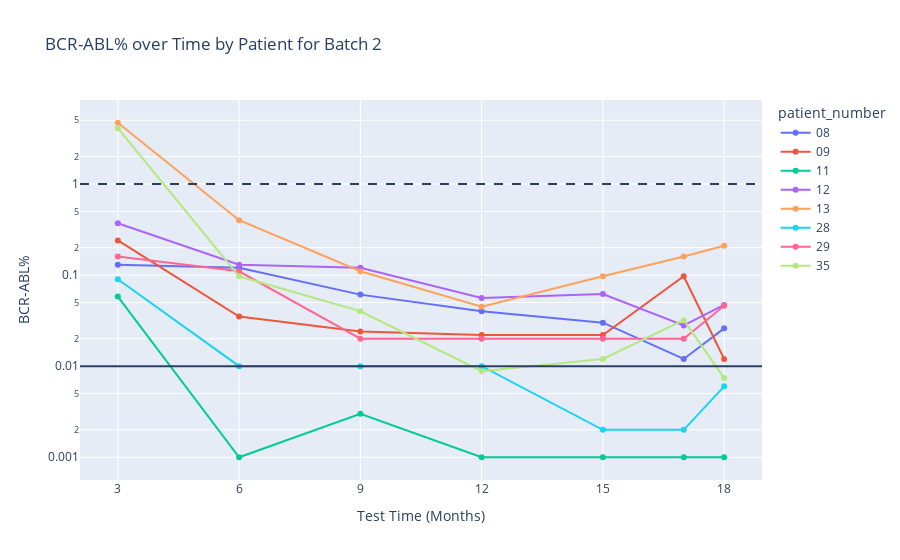

The cell this chart's notebook holds for it:
### Code cell
figures[2].show()

### Figure 1 — Plotly figure (JSON) as saved in the notebook; plotly's stock layout.template omitted (floating-point values rounded to 4 significant figures)
{"data": [{"connectgaps": true, "hovertemplate": "patient_number=08<br>month=%{x}<br>BCRABL=%{y}<extra></extra>", "legendgroup": "08", "line": {"color": "#636efa", "dash": "solid"}, "marker": {"symbol": "circle"}, "mode": "markers+lines", "name": "08", "orientation": "v", "showlegend": true, "type": "scatter", "x": [3, 6, 9, 12, 15, 17, 18], "xaxis": "x", "y": [0.13, 0.12, 0.061, 0.04, 0.03, 0.012, 0.026], "yaxis": "y"}, {"connectgaps": true, "hovertemplate": "patient_number=09<br>month=%{x}<br>BCRABL=%{y}<extra></extra>", "legendgroup": "09", "line": {"color": "#EF553B", "dash": "solid"}, "marker": {"symbol": "circle"}, "mode": "markers+lines", "name": "09", "orientation": "v", "showlegend": true, "type": "scatter", "x": [3, 6, 9, 12, 15, 17, 18], "xaxis": "x", "y": [0.24, 0.035, 0.024, 0.022, 0.022, 0.097, 0.012], "yaxis": "y"}, {"connectgaps": true, "hovertemplate": "patient_number=11<br>month=%{x}<br>BCRABL=%{y}<extra></extra>", "legendgroup": "11", "line": {"color": "#00cc96", "dash": "solid"}, "marker": {"symbol": "circle"}, "mode": "markers+lines", "name": "11", "orientation": "v", "showlegend": true, "type": "scatter", "x": [3, 6, 9, 12, 15, 17, 18], "xaxis": "x", "y": [0.058, 0.001, 0.003, 0.001, 0.001, 0.001, 0.001], "yaxis": "y"}, {"connectgaps": true, "hovertemplate": "patient_number=12<br>month=%{x}<br>BCRABL=%{y}<extra></extra>", "legendgroup": "12", "line": {"color": "#ab63fa", "dash": "solid"}, "marker": {"symbol": "circle"}, "mode": "markers+lines", "name": "12", "orientation": "v", "showlegend": true, "type": "scatter", "x": [3, 6, 9, 12, 15, 17, 18], "xaxis": "x", "y": [0.37, 0.13, 0.12, 0.056, 0.062, 0.028, 0.047], "yaxis": "y"}, {"connectgaps": true, "hovertemplate": "patient_number=13<br>month=%{x}<br>BCRABL=%{y}<extra></extra>", "legendgroup": "13", "line": {"color": "#FFA15A", "dash": "solid"}, "marker": {"symbol": "circle"}, "mode": "markers+lines", "name": "13", "orientation": "v", "showlegend": true, "type": "scatter", "x": [3, 6, 9, 12, 15, 17, 18], "xaxis": "x", "y": [4.7, 0.4, 0.11, 0.045, 0.097, 0.16, 0.21], "yaxis": "y"}, {"connectgaps": true, "hovertemplate": "patient_number=28<br>month=%{x}<br>BCRABL=%{y}<extra></extra>", "legendgroup": "28", "line": {"color": "#19d3f3", "dash": "solid"}, "marker": {"symbol": "circle"}, "mode": "markers+lines", "name": "28", "orientation": "v", "showlegend": true, "type": "scatter", "x": [3, 6, 9, 12, 15, 17, 18], "xaxis": "x", "y": [0.09, 0.01, 0.01, 0.01, 0.002, 0.002, 0.006], "yaxis": "y"}, {"connectgaps": true, "hovertemplate": "patient_number=29<br>month=%{x}<br>BCRABL=%{y}<extra></extra>", "legendgroup": "29", "line": {"color": "#FF6692", "dash": "solid"}, "marker": {"symbol": "circle"}, "mode": "markers+lines", "name": "29", "orientation": "v", "showlegend": true, "type": "scatter", "x": [3, 6, 9, 12, 15, 17, 18], "xaxis": "x", "y": [0.16, 0.11, 0.02, 0.02, 0.02, 0.02, 0.046], "yaxis": "y"}, {"connectgaps": true, "hovertemplate": "patient_number=35<br>month=%{x}<br>BCRABL=%{y}<extra></extra>", "legendgroup": "35", "line": {"color": "#B6E880", "dash": "solid"}, "marker": {"symbol": "circle"}, "mode": "markers+lines", "name": "35", "orientation": "v", "showlegend": true, "type": "scatter", "x": [3, 6, 9, 12, 15, 17, 18], "xaxis": "x", "y": [4.1, 0.097, 0.04, 0.0088, 0.012, 0.032, 0.0074], "yaxis": "y"}], "layout": {"legend": {"title": {"text": "patient_number"}, "tracegroupgap": 0}, "shapes": [{"type": "line", "x0": 0, "x1": 1, "xref": "x domain", "y0": 0.01, "y1": 0.01, "yref": "y"}, {"line": {"dash": "dash"}, "type": "line", "x0": 0, "x1": 1, "xref": "x domain", "y0": 1, "y1": 1, "yref": "y"}], "title": {"text": "BCR-ABL% over Time by Patient for Batch 2"}, "xaxis": {"anchor": "y", "domain": [0, 1], "tickmode": "array", "ticktext": ["3", "6", "9", "12", "15", "18"], "tickvals": [3, 6, 9, 12, 15, 18], "title": {"text": "Test Time (Months)"}}, "yaxis": {"anchor": "x", "domain": [0, 1], "title": {"text": "BCR-ABL%"}, "type": "log"}}}
